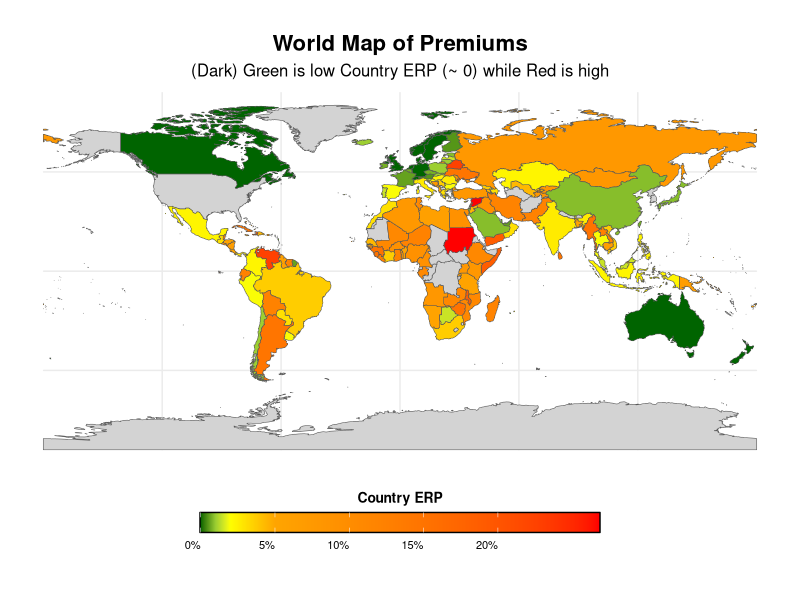
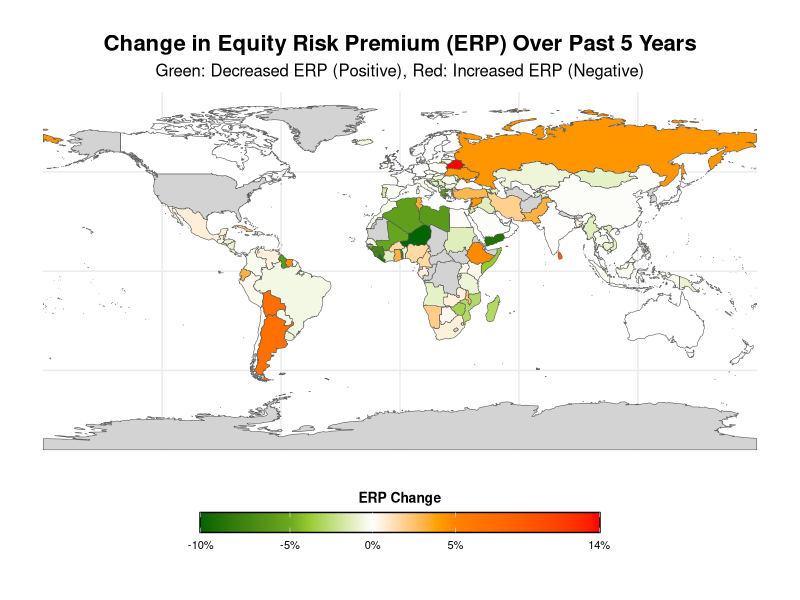
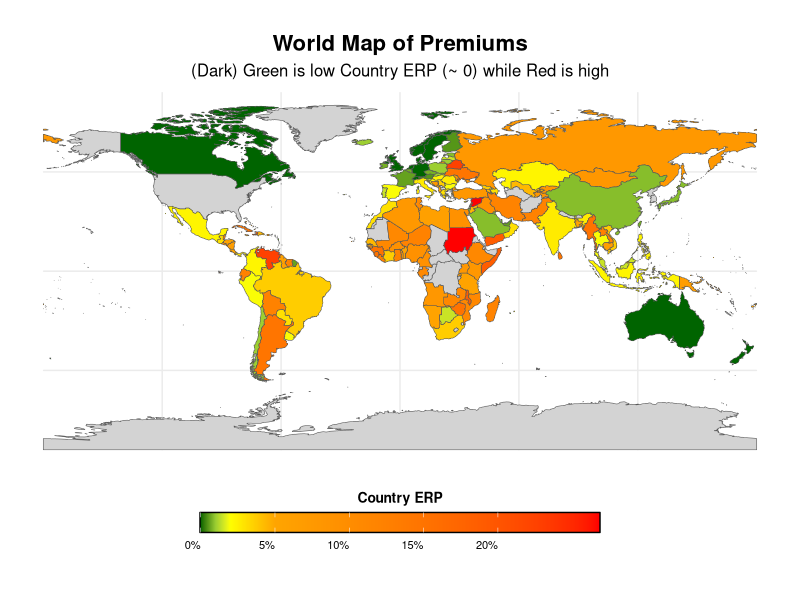

Write R code to recreate these figures, in order.
## ---- chunk 1

library(tidyverse)
library(readxl)
library(rnaturalearth)

# Read your Excel file
your_data <- read_excel("c-erps-2cols-v2.xlsx", sheet = "2024n")

# Get the country data from rnaturalearth
world_data <- ne_countries(scale = "medium", returnclass = "sf")

# Function to find the best match
find_best_match <- function(country, reference_list) {
  distances <- adist(country, reference_list)
  best_match <- reference_list[which.min(distances)]
  return(best_match)
}

# Apply the function to your data
your_data <- your_data %>%
  mutate(matched_country = map_chr(country, ~find_best_match(.x, world_data$name)))

# View the matches
view(your_data %>% select(country, matched_country))

# Create a manual correction list for the Jersey mismatch
manual_corrections <- tibble(
  original = c("Jersey (States of)", "Yemen, Republic"),
  corrected = c("Jersey", "Yemen")
)

# Apply manual corrections
your_data <- your_data %>%
  left_join(manual_corrections, by = c("country" = "original")) %>%
  mutate(final_country = coalesce(corrected, matched_country)) %>%
  select(-corrected, -matched_country)

# Join with rnaturalearth data
joined_data <- your_data %>%
  left_join(world_data, by = c("final_country" = "name"))

# Function to find unmatched countries
find_unmatched_countries <- function(matched_data, reference_data) {
  unmatched <- setdiff(reference_data$name, matched_data$final_country)
  return(unmatched)
}

# Get the list of unmatched countries
unmatched_countries <- find_unmatched_countries(your_data, world_data)

# Print the unmatched countries
cat("Unmatched countries:\n")
print(unmatched_countries)

# You can also save this to a file if needed
# write_lines(unmatched_countries, "unmatched_countries.txt")


## ---- chunk 2

library(viridis)
library(ggplot2)
library(sf)

joined_data <- world_data %>%
    left_join(your_data, by = c("name" = "final_country"))

# Create the choropleth map with improved legend
ggplot(data = joined_data) +
    geom_sf(aes(fill = premium)) +
    scale_fill_gradientn(
        colors = c("darkgreen", "yellowgreen", "yellow", "orange", "red"),
        values = scales::rescale(c(0, 0.01, 0.02, 0.05, max(joined_data$premium, na.rm = TRUE))),
        # breaks = c(0, 0.01, 0.02, 0.05, round(max(joined_data$premium, na.rm = TRUE), 2)),
        # labels = scales::percent_format(accuracy = 0.1),
        breaks = c(0, 0.05, 0.10, 0.15, 0.20, round(max(joined_data$premium, na.rm = TRUE), 2)),
        labels = scales::percent_format(accuracy = 1)(c(0, 0.05, 0.10, 0.15, 0.20,
                                                        round(max(joined_data$premium, na.rm = TRUE), 2))),
        name = "Country ERP",
        na.value = "lightgrey",
        guide = guide_colorbar(
            direction = "horizontal",
            barwidth = 20,
            barheight = 1,
            title.position = "top",
            title.hjust = 0.5,
            label.hjust = 1,
            ticks = TRUE,
            frame.colour = "black",
            frame.linewidth = 0.5
        )
    ) +
    theme_minimal() +
    labs(title = "World Map of Premiums",
         subtitle = "(Dark) Green is low Country ERP (~ 0) while Red is high") +
    theme(
        legend.position = "bottom",
        legend.box.margin = margin(t = 0, b = 4),
        legend.title = element_text(size = 10, face = "bold"),
        legend.text = element_text(size = 8),
        plot.title = element_text(hjust = 0.5, size = 16, face = "bold"),
        plot.subtitle = element_text(hjust = 0.5, size = 12)
    )

# Save the plot with higher resolution
ggsave("premium_map_improved_legend.png", width = 15, height = 10, units = "in", dpi = 300)

## ---- chunk 3

library(sf)

# Ensure joined_data is still an sf object
joined_data <- st_as_sf(joined_data)

# Create the choropleth map for ERP change
ggplot() +
    geom_sf(data = joined_data, aes(fill = change, geometry = geometry)) +
    scale_fill_gradientn(
        colors = c("darkgreen", "yellowgreen", "white", "orange", "red"),
        values = scales::rescale(c(min(joined_data$change, na.rm = TRUE), 
                                   -0.05, -0.025, 0, 0.025, 0.05, 
                                   max(joined_data$change, na.rm = TRUE))),
        breaks = c(min(joined_data$change, na.rm = TRUE), 
                   -0.05, 0, 0.05, 
                   max(joined_data$change, na.rm = TRUE)),
        labels = scales::percent_format(accuracy = 1),
        name = "ERP Change",
        na.value = "lightgrey",
        guide = guide_colorbar(
            direction = "horizontal",
            barwidth = 20,
            barheight = 1,
            title.position = "top",
            title.hjust = 0.5,
            label.hjust = 0.5,
            ticks = TRUE,
            frame.colour = "black",
            frame.linewidth = 0.5
        )
    ) +
    theme_minimal() +
    labs(title = "Change in Equity Risk Premium (ERP) Over Past 5 Years",
         subtitle = "Green: Decreased ERP (Positive), Red: Increased ERP (Negative)") +
    theme(
        legend.position = "bottom",
        legend.box.margin = margin(t = 0, b = 4),
        legend.title = element_text(size = 10, face = "bold"),
        legend.text = element_text(size = 8),
        plot.title = element_text(hjust = 0.5, size = 16, face = "bold"),
        plot.subtitle = element_text(hjust = 0.5, size = 12)
    )
